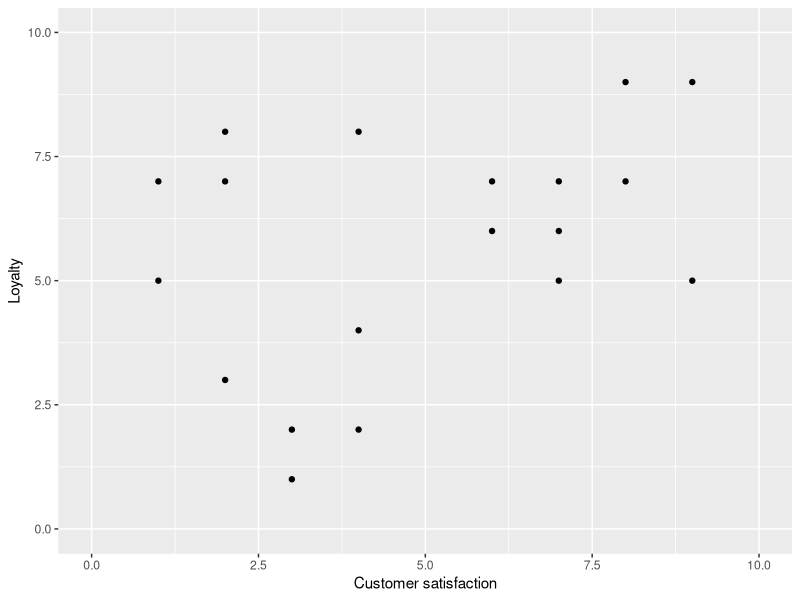
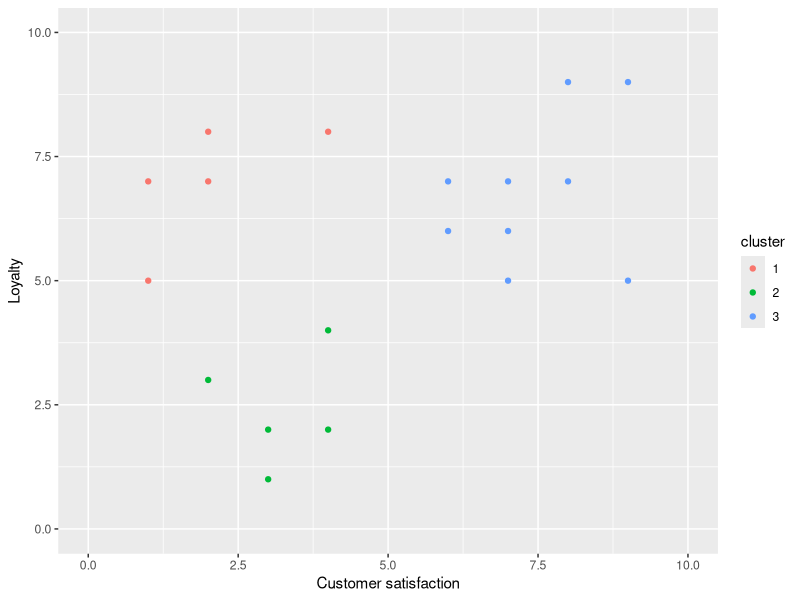

Write the R code that produced these figures, in order.
## ---- chunk 1
library(tidyverse)
library(knitr)
library(kableExtra)
data <- tibble(loyalty = c(7, 5, 8, 7, 3, 1, 8, 4, 2, 7, 6, 7, 6, 5, 9, 7, 9, 5, 2),
               csat = c(1, 1, 2, 2, 2, 3, 4, 4, 4, 6, 6, 7, 7, 7, 8, 8, 9, 9, 3),
               cluster = c("1",
                           "1",
                           "1",
                           "1",
                           "2",
                           "2",
                           "1",
                           "2",
                           "2",
                           "3",
                           "3",
                           "3",
                           "3",
                           "3",
                           "3",
                           "3",
                           "3",
                           "3", 
                           "2"))
# data %>% 
#   select(loyalty, csat) %>% 
#   kable(format = "html", align = 'c') %>% 
#   kable_styling(bootstrap_options = c("striped", "hover", "condensed", "responsive", full_width = F))
## ---- chunk 2
ggplot(data, aes(y = loyalty, x = csat)) +
  geom_point() +
  xlab("Customer satisfaction") +
  ylab("Loyalty") +
  xlim(c(0, 10)) +
  ylim(c(0, 10))
## ---- chunk 3
ggplot(data, aes(y = loyalty, x = csat, color = cluster)) +
  geom_point() +
  xlab("Customer satisfaction") +
  ylab("Loyalty") +
  xlim(c(0, 10)) +
  ylim(c(0, 10))
